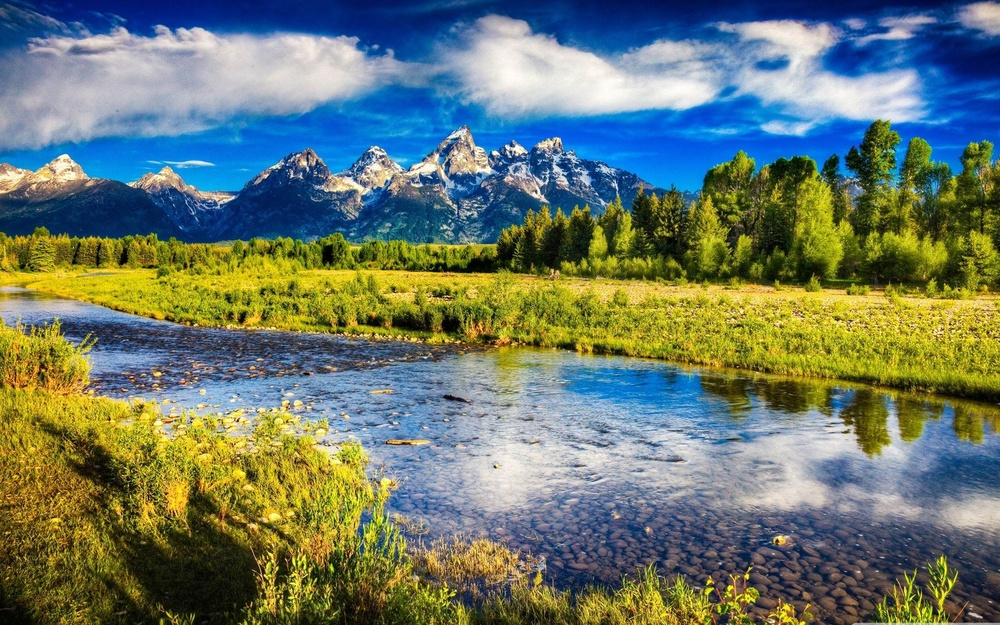
#> input picture image.jpg, 1000 x 625 px, shrunk from 1920 x 1200 before the run
$ python image.py
#> lines starting #> are read from the running program, lines starting #| are printed output that depends on the picture
from PIL import Image, ImageDraw, ImageFilter

PATH_TO_IMAGE = "image.jpg"
LINE_COLOR = (255, 255, 0, 150)
LINE_SIZE = 500
BLUR_RADIUS = 5


image = Image.open(PATH_TO_IMAGE)
#> image is the input picture: PIL image 1000x625 RGB; mean R, G, B 107.2, 121.3, 106.9

mask = Image.new("L", image.size)
#> mask: PIL image 1000x625 L; every value is 0
draw = ImageDraw.Draw(mask)
draw.line(((0, 0), image.size), 255, LINE_SIZE)

blur_image = image.filter(ImageFilter.GaussianBlur(BLUR_RADIUS))
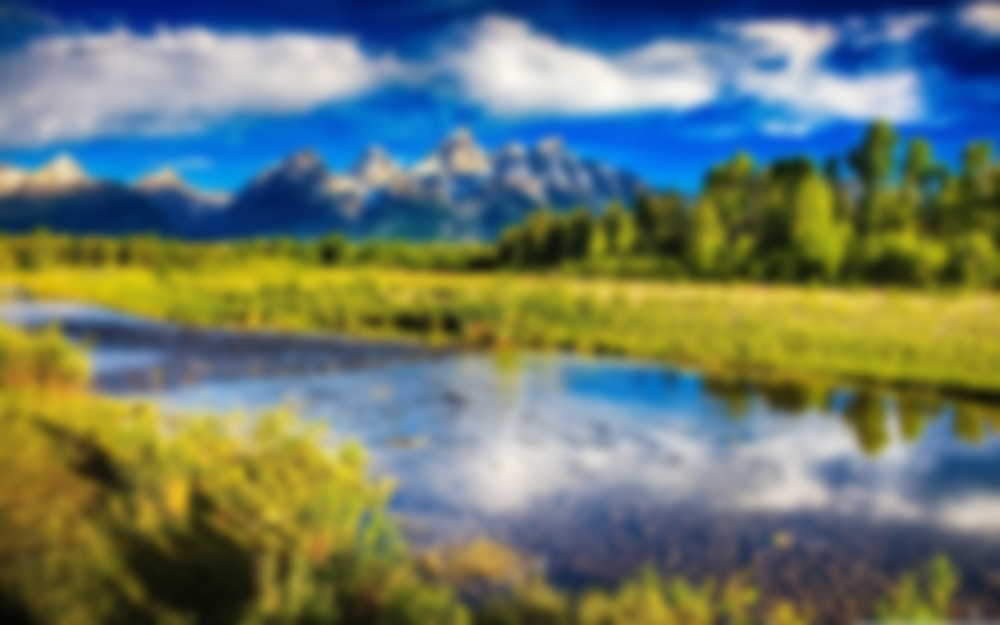
#> blur_image: PIL image 1000x625 RGB; mean R, G, B 107.2, 121.2, 106.9

final_image = Image.new("RGB", image.size)
#> final_image: PIL image 1000x625 RGB; every value is 0
final_image.paste(blur_image)
final_image.paste(image, mask=mask)
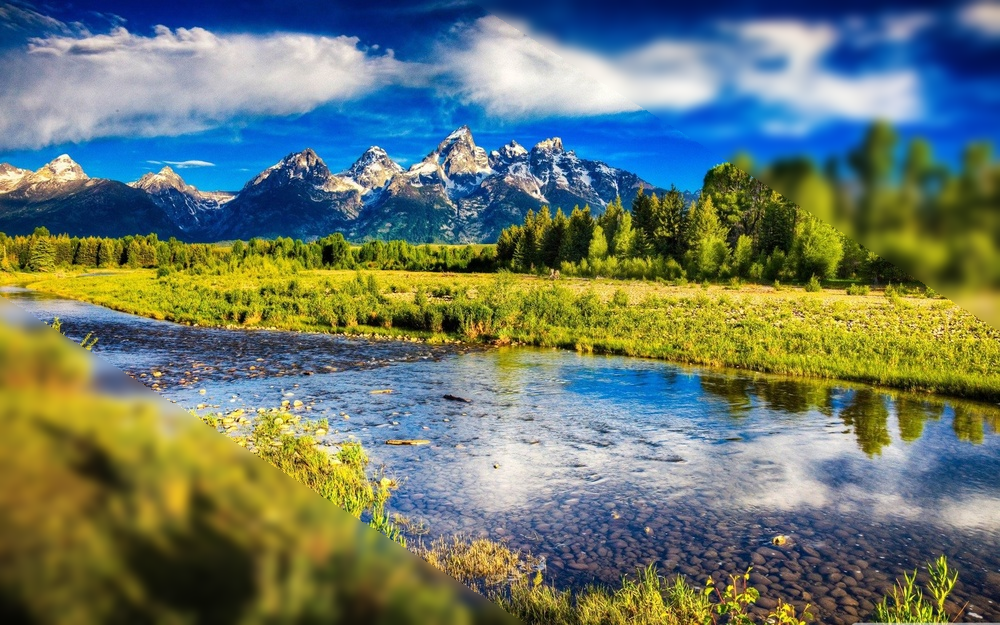
#> final_image: PIL image 1000x625 RGB; mean R, G, B 107.2, 121.2, 106.9
draw = ImageDraw.Draw(final_image, 'RGBA')
draw.line(((0, 0), image.size), LINE_COLOR, LINE_SIZE)

final_image.show()
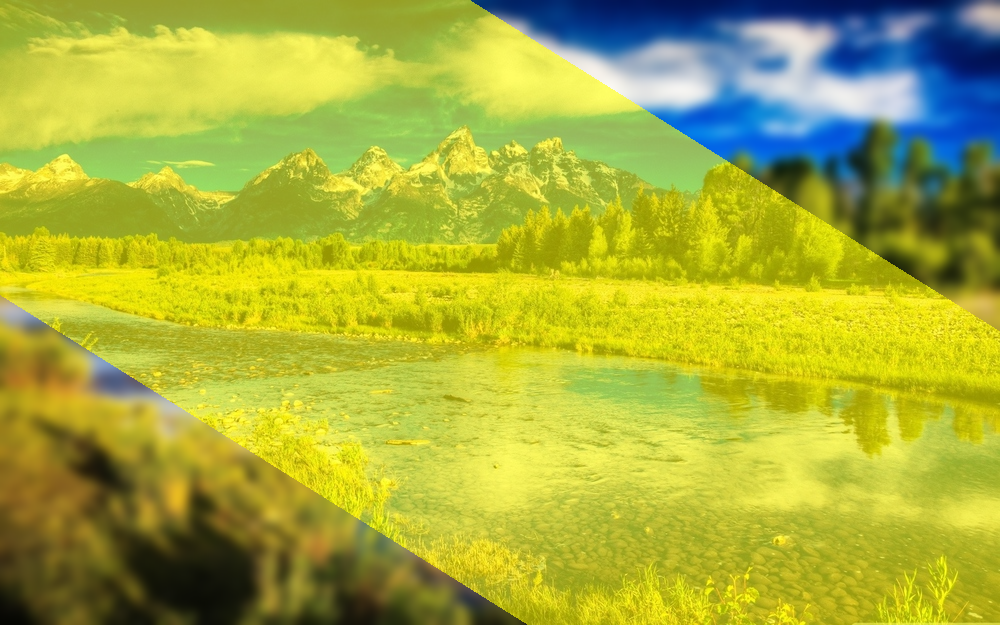
#> shown: PIL image 1000x625 RGB; mean R, G, B 168, 175.6, 58.2
